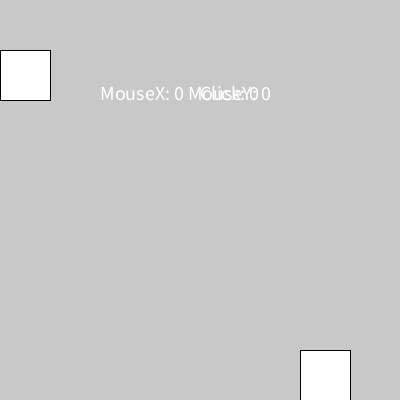
Frame 1 (no input)
Frame 60 (the mouse pressed at the canvas centre just before this capture): identical to frame 1, image omitted
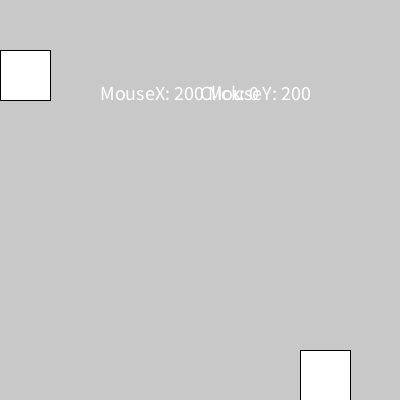
Frame 120 (the mouse held since frame 60 and released just before this capture)

The Processing sketch that drew these frames (run headless with seeded random() and noise(); from frame 60 on, the mouse is pressed at the canvas centre):

// Processing sketch: rotate_translate_03
// ── rotate_translate_03.pde
int grados = 0;
int click = 0;
int movX = 0;

void setup(){
  size(400,400);
  textSize(20);
}

void draw(){
  background(200);
  text("Click: " + click, 200, 100);
  translate(movX,50);
  rotate(radians(grados));
  rect(0,0,50,50);
  rect(300,300,50,50);
  text("MouseX: " + mouseX + " MouseY: " + mouseY, 100, 50);
}

void mouseClicked(){
  if(mouseX > 300 && mouseX < 300 + 50 && mouseY > 300 && mouseY < 300 + 50){
    click++;
  }
}

void keyPressed(){
  //grados += 5;
  
  if(keyCode == RIGHT){
    movX += 50;
  }else if(keyCode == LEFT){
    movX -= 50;
  }
}
